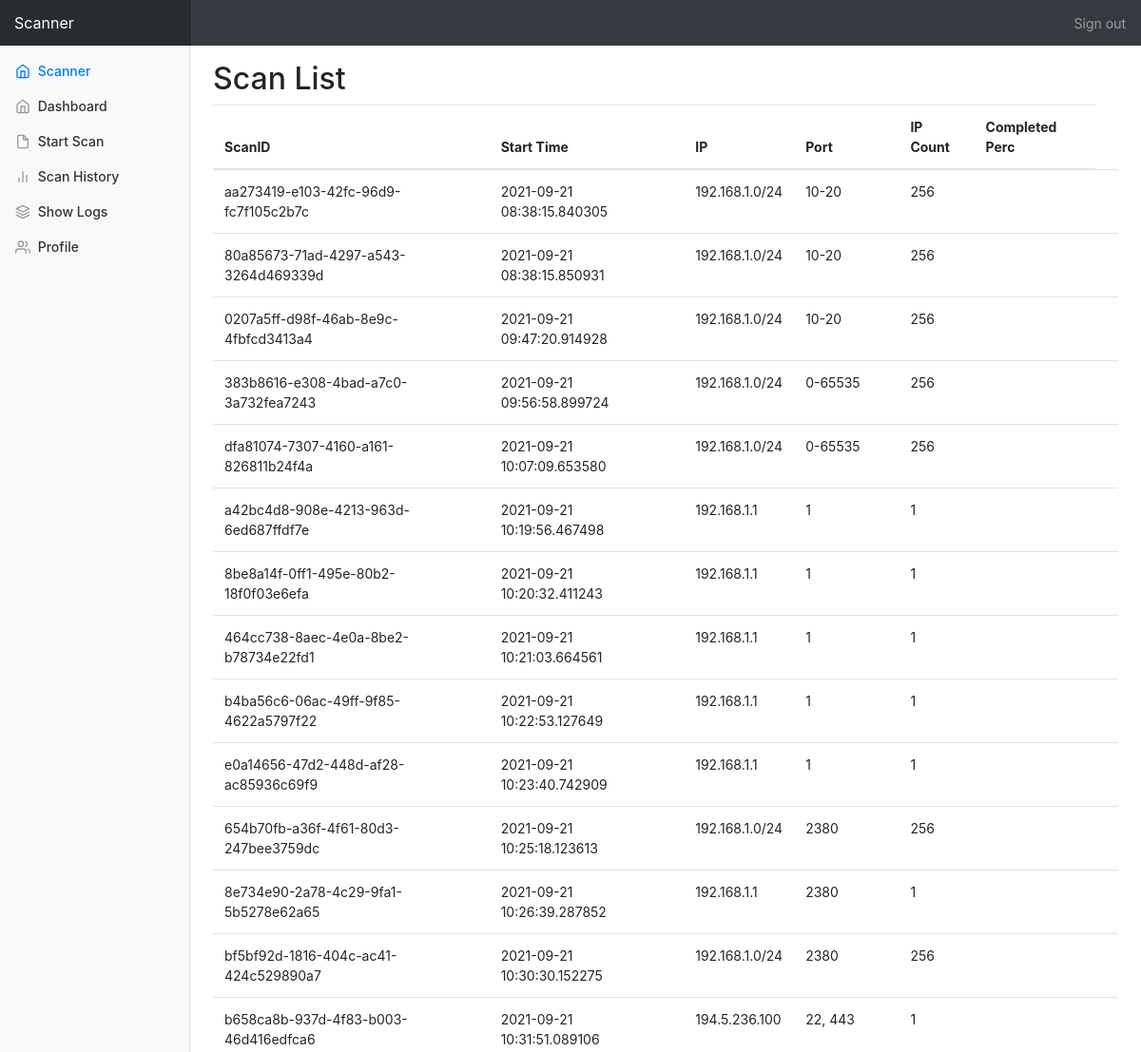
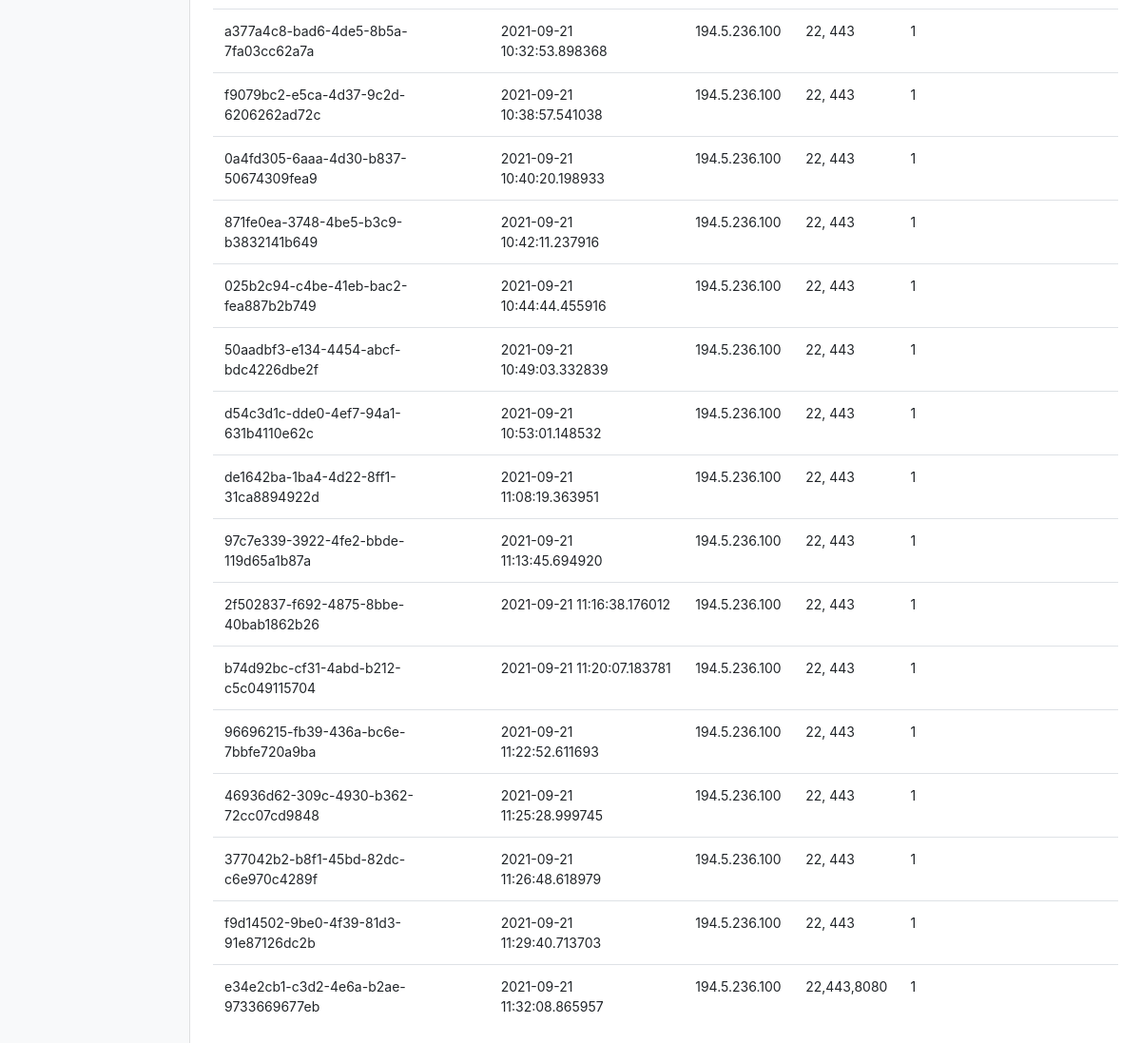
/scan_list (signed in), run on the app's committed database (2 pictures, top to bottom).
### app/models.py (models this page shows)
class Scan(db.Model):
    id = db.Column(db.Integer, primary_key=True)
    scan_id = db.Column(db.String(128), index=True, unique=True)
    scanner = db.Column(db.String(128), index=False)
    ip = db.Column(db.String(128), index=False)
    port = db.Column(db.String(128), index=False)
    params = db.Column(db.String(128), index=False)
    ip_count = db.Column(db.Integer, index=False)
    timestamp = db.Column(db.DateTime, index=True, default=datetime.now)
    user_id = db.Column(db.Integer, db.ForeignKey('user.id'))

### app/routes.py (the view)
@app.route('/scan_list')
@login_required
def scan_list():
    scans = Scan.query.all()
    return render_template('scan_list.html', scans=scans)

### app/models.py (called while the page is built)
@login.user_loader
def load_user(id):
    return User.query.get(int(id))

### app/templates/scan_list.html
{% extends "base.html" %}
{% block content %}
        <h2>Scan List</h2>
          <div class="table-responsive">
              <table class="table table-hover">
              <thead>
                <tr>
                  <th scope="col">ScanID</th>
                    <th scope="col">Start Time</th>
                  <th scope="col">IP</th>
                  <th scope="col">Port</th>
                  <th scope="col">IP Count</th>
                    <th scope="col">Completed Perc</th>
                </tr>
              </thead>
              <tbody>
              {% for scan in scans %}
                <tr onclick='window.location.assign("{{url_for("scan_details", scan_id=scan.scan_id)}}");' style="cursor: pointer">
                  <td>{{ scan.scan_id }}</td>
                    <td>{{ scan.timestamp }}</td>
                  <td>{{ scan.ip }} </td>
                  <td>{{ scan.port }}</td>
                  <td>{{scan.ip_count}}</td>
                    <td>{{scan.completed_perc}}</td>
                    <td></td>
                </tr>
            {% endfor %}
              </tbody>
            </table>
          </div>
{% endblock %}

### app/templates/base.html (shortened to what this page needs)
<!doctype html>
<html lang="en">
  <head>
    <link href="{{url_for('static', filename='css/bootstrap.min.css')}}" rel="stylesheet">
    <link href="{{url_for('static', filename='css/dashboard.css')}}" rel="stylesheet">
  </head>
  <body>
    <nav class="navbar navbar-dark sticky-top bg-dark flex-md-nowrap p-0">
      <a class="navbar-brand col-sm-3 col-md-2 mr-0" href="#">Scanner</a>
      <ul class="navbar-nav px-3">
        <li class="nav-item text-nowrap">
          <a class="nav-link" href="{{ url_for('logout') }}">Sign out</a>
        </li>
      </ul>
    </nav>
    <div class="container-fluid">
      <div class="row">
        <nav class="col-md-2 d-none d-md-block bg-light sidebar">
          <div class="sidebar-sticky">
            <ul class="nav flex-column">
              <li class="nav-item">
                <a class="nav-link active" href="#">
                  <span data-feather="home"></span>
                  Scanner <span class="sr-only">(current)</span>
                </a>
              </li>
              <li class="nav-item">
                <a class="nav-link" href="#">
                  <span data-feather="home"></span>
                  Dashboard
                </a>
              </li>
              <li class="nav-item">
                <a class="nav-link" href="{{ url_for('start_scan') }}">
                  <span data-feather="file"></span>
                  Start Scan
                </a>
              </li>
              <li class="nav-item">
                <a class="nav-link" href="{{ url_for('scan_list') }}">
                  <span data-feather="bar-chart-2"></span>
                  Scan History
                </a>
              </li>
              <li class="nav-item">
                <a class="nav-link" href="#">
                  <span data-feather="layers"></span>
                  Show Logs
                </a>
              </li>
              <li class="nav-item">
                <a class="nav-link" href="#">
                  <span data-feather="users"></span>
                  Profile
                </a>
              </li>
            </ul>
          </div>
        </nav>
        <main role="main" class="col-md-9 ml-sm-auto col-lg-10 pt-3 px-4">
          {% block content %}{% endblock %}
        </main>
      </div>
    </div>
  </body>
</html>

### app/static/css/dashboard.css (style rules this page uses)
body { font-size: .875rem; }
.feather { width: 16px; height: 16px; vertical-align: text-bottom; }
.sidebar { position: fixed; top: 0; bottom: 0; left: 0; z-index: 100; padding: 0; box-shadow: inset -1px 0 0 rgba(0, 0, 0, .1); }
.sidebar-sticky { position: -webkit-sticky; position: sticky; top: 48px; height: calc(100vh - 48px); padding-top: .5rem; overflow-x: hidden; overflow-y: auto; }
.sidebar .nav-link { font-weight: 500; color: #333; }
.sidebar .nav-link .feather { margin-right: 4px; color: #999; }
.sidebar .nav-link.active { color: #007bff; }
.sidebar .nav-link:hover .feather, .sidebar .nav-link.active .feather { color: inherit; }
.navbar-brand { padding-top: .75rem; padding-bottom: .75rem; font-size: 1rem; background-color: rgba(0, 0, 0, .25); box-shadow: inset -1px 0 0 rgba(0, 0, 0, .25); }

### data on the page
Scan: scan_id "aa273419-e103-42fc-96d9-fc7f105c2b7c", timestamp "2021-09-21 08:38:15.840305", ip "192.168.1.0/24", port "10-20", ip_count "256"
Scan: scan_id "80a85673-71ad-4297-a543-3264d469339d", timestamp "2021-09-21 08:38:15.850931", ip "192.168.1.0/24", port "10-20", ip_count "256"
Scan: scan_id "0207a5ff-d98f-46ab-8e9c-4fbfcd3413a4", timestamp "2021-09-21 09:47:20.914928", ip "192.168.1.0/24", port "10-20", ip_count "256"
Scan: scan_id "383b8616-e308-4bad-a7c0-3a732fea7243", timestamp "2021-09-21 09:56:58.899724", ip "192.168.1.0/24", port "0-65535", ip_count "256"
Scan: scan_id "dfa81074-7307-4160-a161-826811b24f4a", timestamp "2021-09-21 10:07:09.653580", ip "192.168.1.0/24", port "0-65535", ip_count "256"
Scan: scan_id "a42bc4d8-908e-4213-963d-6ed687ffdf7e", timestamp "2021-09-21 10:19:56.467498", ip "192.168.1.1", port "1", ip_count "1"
Scan: scan_id "8be8a14f-0ff1-495e-80b2-18f0f03e6efa", timestamp "2021-09-21 10:20:32.411243", ip "192.168.1.1", port "1", ip_count "1"
Scan: scan_id "464cc738-8aec-4e0a-8be2-b78734e22fd1", timestamp "2021-09-21 10:21:03.664561", ip "192.168.1.1", port "1", ip_count "1"
Scan: scan_id "b4ba56c6-06ac-49ff-9f85-4622a5797f22", timestamp "2021-09-21 10:22:53.127649", ip "192.168.1.1", port "1", ip_count "1"
Scan: scan_id "e0a14656-47d2-448d-af28-ac85936c69f9", timestamp "2021-09-21 10:23:40.742909", ip "192.168.1.1", port "1", ip_count "1"
Scan: scan_id "654b70fb-a36f-4f61-80d3-247bee3759dc", timestamp "2021-09-21 10:25:18.123613", ip "192.168.1.0/24", port "2380", ip_count "256"
Scan: scan_id "8e734e90-2a78-4c29-9fa1-5b5278e62a65", timestamp "2021-09-21 10:26:39.287852", ip "192.168.1.1", port "2380", ip_count "1"
Scan: scan_id "bf5bf92d-1816-404c-ac41-424c529890a7", timestamp "2021-09-21 10:30:30.152275", ip "192.168.1.0/24", port "2380", ip_count "256"
Scan: scan_id "b658ca8b-937d-4f83-b003-46d416edfca6", timestamp "2021-09-21 10:31:51.089106", ip "194.5.236.100", port "22, 443", ip_count "1"
Scan: scan_id "a377a4c8-bad6-4de5-8b5a-7fa03cc62a7a", timestamp "2021-09-21 10:32:53.898368", ip "194.5.236.100", port "22, 443", ip_count "1"
Scan: scan_id "f9079bc2-e5ca-4d37-9c2d-6206262ad72c", timestamp "2021-09-21 10:38:57.541038", ip "194.5.236.100", port "22, 443", ip_count "1"
Scan: scan_id "0a4fd305-6aaa-4d30-b837-50674309fea9", timestamp "2021-09-21 10:40:20.198933", ip "194.5.236.100", port "22, 443", ip_count "1"
Scan: scan_id "871fe0ea-3748-4be5-b3c9-b3832141b649", timestamp "2021-09-21 10:42:11.237916", ip "194.5.236.100", port "22, 443", ip_count "1"
Scan: scan_id "025b2c94-c4be-41eb-bac2-fea887b2b749", timestamp "2021-09-21 10:44:44.455916", ip "194.5.236.100", port "22, 443", ip_count "1"
Scan: scan_id "50aadbf3-e134-4454-abcf-bdc4226dbe2f", timestamp "2021-09-21 10:49:03.332839", ip "194.5.236.100", port "22, 443", ip_count "1"
Scan: scan_id "d54c3d1c-dde0-4ef7-94a1-631b4110e62c", timestamp "2021-09-21 10:53:01.148532", ip "194.5.236.100", port "22, 443", ip_count "1"
Scan: scan_id "de1642ba-1ba4-4d22-8ff1-31ca8894922d", timestamp "2021-09-21 11:08:19.363951", ip "194.5.236.100", port "22, 443", ip_count "1"
Scan: scan_id "97c7e339-3922-4fe2-bbde-119d65a1b87a", timestamp "2021-09-21 11:13:45.694920", ip "194.5.236.100", port "22, 443", ip_count "1"
Scan: scan_id "2f502837-f692-4875-8bbe-40bab1862b26", timestamp "2021-09-21 11:16:38.176012", ip "194.5.236.100", port "22, 443", ip_count "1"
Scan: scan_id "b74d92bc-cf31-4abd-b212-c5c049115704", timestamp "2021-09-21 11:20:07.183781", ip "194.5.236.100", port "22, 443", ip_count "1"
Scan: scan_id "96696215-fb39-436a-bc6e-7bbfe720a9ba", timestamp "2021-09-21 11:22:52.611693", ip "194.5.236.100", port "22, 443", ip_count "1"
Scan: scan_id "46936d62-309c-4930-b362-72cc07cd9848", timestamp "2021-09-21 11:25:28.999745", ip "194.5.236.100", port "22, 443", ip_count "1"
Scan: scan_id "377042b2-b8f1-45bd-82dc-c6e970c4289f", timestamp "2021-09-21 11:26:48.618979", ip "194.5.236.100", port "22, 443", ip_count "1"
Scan: scan_id "f9d14502-9be0-4f39-81d3-91e87126dc2b", timestamp "2021-09-21 11:29:40.713703", ip "194.5.236.100", port "22, 443", ip_count "1"
Scan: scan_id "e34e2cb1-c3d2-4e6a-b2ae-9733669677eb", timestamp "2021-09-21 11:32:08.865957", ip "194.5.236.100", port "22,443,8080", ip_count "1"
